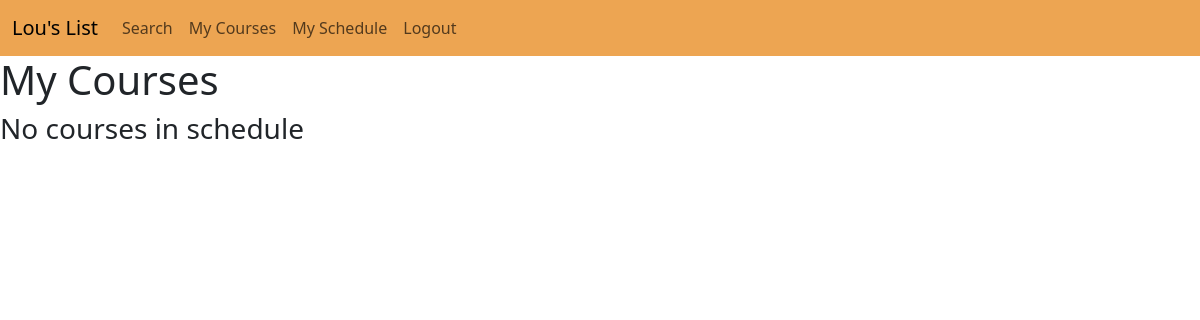
The app's page /selected-courses/ (signed in), older data.
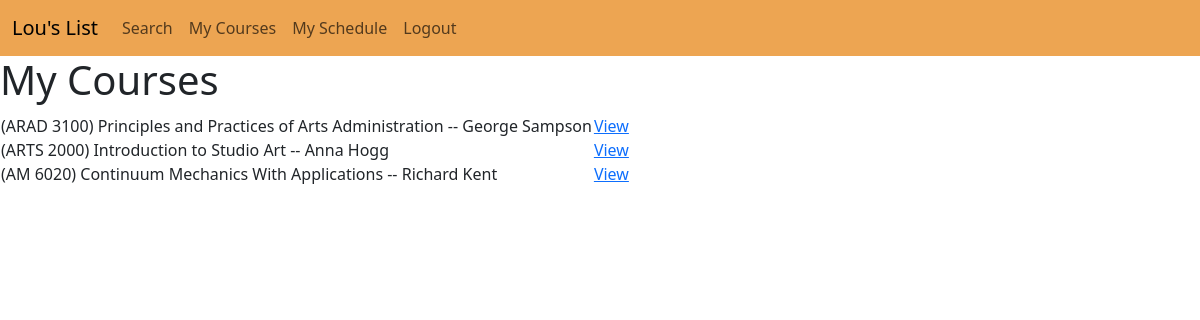
The same page, newer data.
### louslistapp/models.py (models this page shows, shortened)
class Course(models.Model):
    user = models.ForeignKey(
        User, on_delete=models.CASCADE, null=True, blank=True
    )
    prof_name = models.CharField(max_length=100)
    prof_email = models.CharField(max_length=100)
    course_number = models.IntegerField(default=0)
    semester_code = models.IntegerField(default=0)
    course_section = models.CharField(max_length=100)
    subject = models.CharField(max_length=100)
    catalog_number = models.CharField(max_length=100)
    description = models.CharField(max_length=100)
    units = models.CharField(max_length=100)
    component = models.CharField(max_length=100)
    class_capacity = models.IntegerField(default=0)
    waitlist = models.IntegerField(default=0)
    wait_cap = models.IntegerField(default=0)
    enrollment_total = models.IntegerField(default=0)
    enrollment_available = models.IntegerField(default=0)
    days = models.CharField(max_length=100)
    start_time = models.CharField(max_length=100, default=None)
    end_time = models.CharField(max_length=100, default=None)
    location = models.CharField(max_length=100)
    selected = models.BooleanField(default=False)

### louslistapp/views.py (the view)
# urls.py: path('selected-courses/', views.CourseList, name="courses"),
def CourseList(request):
    model = Course
    context_object_name = "courses"
    template_name = "louslistapp/course_list.html"
    title = "Courses"
    context = Course.objects.filter(selected=True, user=request.user)
    return render(request, 'louslistapp/course_list.html', {"all_course": context})

### louslistapp/templates/louslistapp/course_list.html
{% extends 'louslistapp/navbar.html' %}
{% block content %}
<h1>My Courses</h1>
<table>
  <tr>
    <th>{{ view.title }}</th>
  </tr>
  {% for course in all_course %}
  <tr>
    <td>({{course.subject}} {{course.catalog_number}}) {{course.description}} -- {{course.prof_name}}</td>
    <td><a href="{% url 'course' course.id %}">View</a></td>
  </tr>
  {% empty %}
  <h3>No courses in schedule</h3>
  {% endfor %}
</table>
{% endblock %}

### louslistapp/templates/louslistapp/navbar.html (shortened to what this page needs)
{% load bootstrap5 %} {% bootstrap_css %} {% bootstrap_javascript %}
{% bootstrap_messages %} {% load static %} {% load socialaccount %}
<html>
  <head>
    <nav
      class="navbar navbar-expand-lg navbar-light"
      style="background-color: #eda552"
    >
      <div class="container-fluid">
        <a class="navbar-brand" href="/home">Lou's List</a>
        <div class="collapse navbar-collapse" id="navbarNav">
          <ul class="navbar-nav">
            <li class="nav-item">
              <a class="nav-link" href="/department">Search</a>
            </li>
            <li class="nav-item">
              {% if user.is_authenticated %}
              <a class="nav-link" href="/selected-courses">My Courses</a>
              {%endif%}
            </li>
            <li class="nav-item">
              {% if user.is_authenticated %}
              <a class="nav-link" href="/schedule">My Schedule</a>
              {%endif%}
            </li>
            {% if user.is_authenticated %}
            <li class="nav-item">
              <a class="nav-link" href="{% url 'account_logout' %}">Logout</a>
            </li>
            {% else %}
            <li class="nav-item">
              <a class="nav-link" href="{% provider_login_url 'google' %}"
                >Login</a
              >
            </li>
            {% endif %}
          </ul>
        </div>
      </div>
    </nav>
  </head>
  <body>
    {% block content %} {% endblock %}
  </body>
</html>

Row changes from the older to the newer data that the page shows:
added Course: subject "ARAD", catalog_number "3100", description "Principles and Practices of Arts Administration", prof_name "George Sampson"
added Course: subject "ARTS", catalog_number "2000", description "Introduction to Studio Art", prof_name "Anna Hogg"
added Course: subject "AM", catalog_number "6020", description "Continuum Mechanics With Applications", prof_name "Richard Kent"
Text that changed along with them:
text no longer shown: "No courses in schedule"
